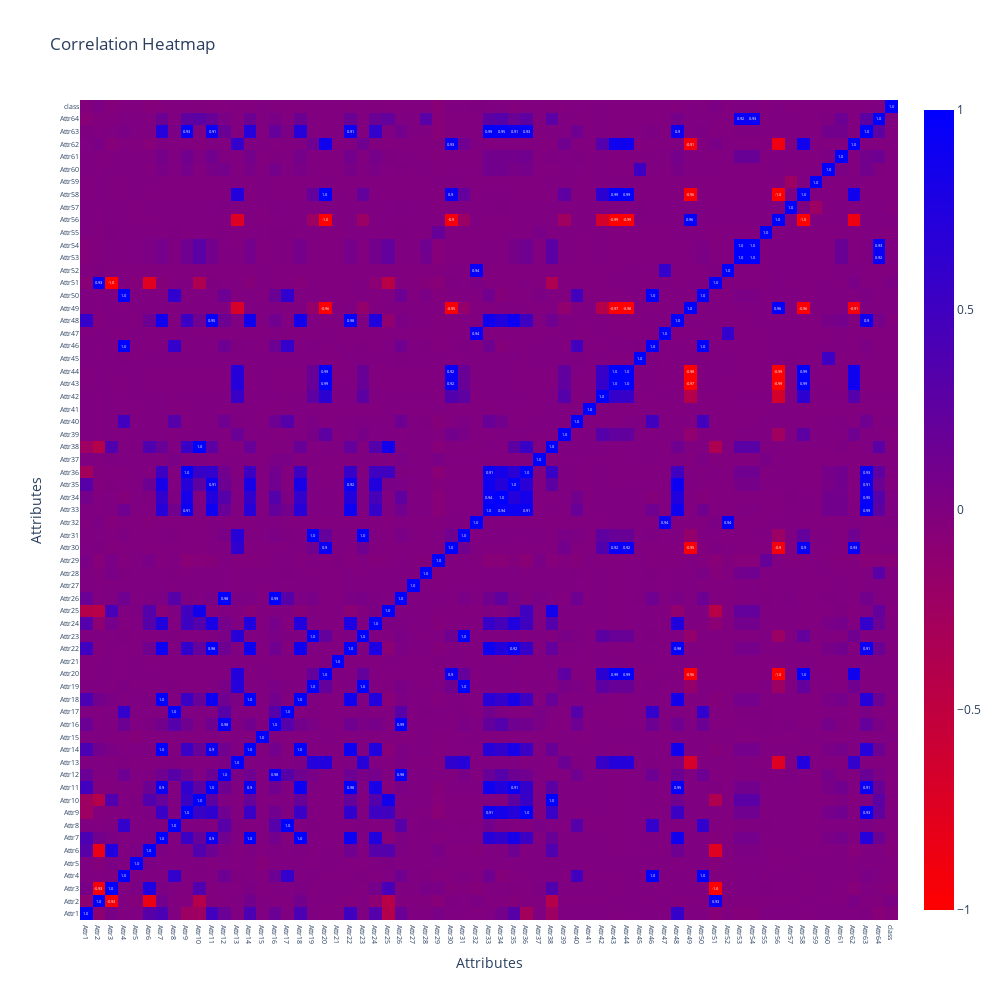

The notebook cell this image was saved under:
### Markdown cell above
#### View Correlation between columns

### Code cell
#calculate correlation matrix
corr_matrix = all_years.corr()

#make a heatmap
heatmap = go.Figure(data=go.Heatmap(
                   z=corr_matrix,
                   x=list(corr_matrix.columns),
                   y=list(corr_matrix.index),
                   colorscale='Bluered_r',
                   zmin=-1,  # Ensure the colorscale covers the full range
                   zmax=1))

#annotations for correlations over 0.9 or under -0.9
for i in range(len(corr_matrix.columns)):
    for j in range(len(corr_matrix.index)):
        value = corr_matrix.iloc[i, j]
        if value > 0.9 or value < -0.9:
            heatmap.add_annotation(dict(
                x=corr_matrix.columns[j],
                y=corr_matrix.index[i],
                text=str(round(value, 2)),
                showarrow=False,
                font=dict(
                    size=4,
                    color="white"
                ),
            ))

heatmap.update_layout(
    title='Correlation Heatmap',
    width=1000,
    height=1000,
    xaxis=dict(
        title="Attributes",
        tickfont=dict(
            size=7,  # adjust as needed
        ),
    ),
    yaxis=dict(
        title="Attributes",
        tickfont=dict(
            size=7,  # adjust as needed
        ),
    ),
)

heatmap.show()

### Figure 1 — Plotly figure (JSON) as saved in the notebook; plotly's stock layout.template omitted (floating-point values rounded to 4 significant figures; data arrays with more than 128 entries replaced by an {"elided": "..."} marker saying what was removed)
{"data": [{"colorscale": [[0, "rgb(255,0,0)"], [1, "rgb(0,0,255)"]], "type": "heatmap", "x": ["Attr1", "Attr2", "Attr3", "Attr4", "Attr5", "Attr6", "Attr7", "Attr8", "Attr9", "Attr10", "Attr11", "Attr12", "Attr13", "Attr14", "Attr15", "Attr16", "Attr17", "Attr18", "Attr19", "Attr20", "Attr21", "Attr22", "Attr23", "Attr24", "Attr25", "Attr26", "Attr27", "Attr28", "Attr29", "Attr30", "Attr31", "Attr32", "Attr33", "Attr34", "Attr35", "Attr36", "Attr37", "Attr38", "Attr39", "Attr40", "Attr41", "Attr42", "Attr43", "Attr44", "Attr45", "Attr46", "Attr47", "Attr48", "Attr49", "Attr50", "Attr51", "Attr52", "Attr53", "Attr54", "Attr55", "Attr56", "Attr57", "Attr58", "Attr59", "Attr60", "Attr61", "Attr62", "Attr63", "Attr64", "class"], "y": ["Attr1", "Attr2", "Attr3", "Attr4", "Attr5", "Attr6", "Attr7", "Attr8", "Attr9", "Attr10", "Attr11", "Attr12", "Attr13", "Attr14", "Attr15", "Attr16", "Attr17", "Attr18", "Attr19", "Attr20", "Attr21", "Attr22", "Attr23", "Attr24", "Attr25", "Attr26", "Attr27", "Attr28", "Attr29", "Attr30", "Attr31", "Attr32", "Attr33", "Attr34", "Attr35", "Attr36", "Attr37", "Attr38", "Attr39", "Attr40", "Attr41", "Attr42", "Attr43", "Attr44", "Attr45", "Attr46", "Attr47", "Attr48", "Attr49", "Attr50", "Attr51", "Attr52", "Attr53", "Attr54", "Attr55", "Attr56", "Attr57", "Attr58", "Attr59", "Attr60", "Attr61", "Attr62", "Attr63", "Attr64", "class"], "z": {"elided": "65x65 float values"}, "zmax": 1, "zmin": -1}], "layout": {"annotations": [{"font": {"color": "white", "size": 4}, "showarrow": false, "text": "1.0", "x": "Attr1", "y": "Attr1"}, {"font": {"color": "white", "size": 4}, "showarrow": false, "text": "1.0", "x": "Attr2", "y": "Attr2"}, {"font": {"color": "white", "size": 4}, "showarrow": false, "text": "-0.93", "x": "Attr3", "y": "Attr2"}, {"font": {"color": "white", "size": 4}, "showarrow": false, "text": "0.93", "x": "Attr51", "y": "Attr2"}, {"font": {"color": "white", "size": 4}, "showarrow": false, "text": "-0.93", "x": "Attr2", "y": "Attr3"}, {"font": {"color": "white", "size": 4}, "showarrow": false, "text": "1.0", "x": "Attr3", "y": "Attr3"}, {"font": {"color": "white", "size": 4}, "showarrow": false, "text": "-1.0", "x": "Attr51", "y": "Attr3"}, {"font": {"color": "white", "size": 4}, "showarrow": false, "text": "1.0", "x": "Attr4", "y": "Attr4"}, {"font": {"color": "white", "size": 4}, "showarrow": false, "text": "1.0", "x": "Attr46", "y": "Attr4"}, {"font": {"color": "white", "size": 4}, "showarrow": false, "text": "1.0", "x": "Attr50", "y": "Attr4"}, {"font": {"color": "white", "size": 4}, "showarrow": false, "text": "1.0", "x": "Attr5", "y": "Attr5"}, {"font": {"color": "white", "size": 4}, "showarrow": false, "text": "1.0", "x": "Attr6", "y": "Attr6"}, {"font": {"color": "white", "size": 4}, "showarrow": false, "text": "1.0", "x": "Attr7", "y": "Attr7"}, {"font": {"color": "white", "size": 4}, "showarrow": false, "text": "0.9", "x": "Attr11", "y": "Attr7"}, {"font": {"color": "white", "size": 4}, "showarrow": false, "text": "1.0", "x": "Attr14", "y": "Attr7"}, {"font": {"color": "white", "size": 4}, "showarrow": false, "text": "1.0", "x": "Attr18", "y": "Attr7"}, {"font": {"color": "white", "size": 4}, "showarrow": false, "text": "1.0", "x": "Attr8", "y": "Attr8"}, {"font": {"color": "white", "size": 4}, "showarrow": false, "text": "1.0", "x": "Attr17", "y": "Attr8"}, {"font": {"color": "white", "size": 4}, "showarrow": false, "text": "1.0", "x": "Attr9", "y": "Attr9"}, {"font": {"color": "white", "size": 4}, "showarrow": false, "text": "0.91", "x": "Attr33", "y": "Attr9"}, {"font": {"color": "white", "size": 4}, "showarrow": false, "text": "1.0", "x": "Attr36", "y": "Attr9"}, {"font": {"color": "white", "size": 4}, "showarrow": false, "text": "0.93", "x": "Attr63", "y": "Attr9"}, {"font": {"color": "white", "size": 4}, "showarrow": false, "text": "1.0", "x": "Attr10", "y": "Attr10"}, {"font": {"color": "white", "size": 4}, "showarrow": false, "text": "1.0", "x": "Attr38", "y": "Attr10"}, {"font": {"color": "white", "size": 4}, "showarrow": false, "text": "0.9", "x": "Attr7", "y": "Attr11"}, {"font": {"color": "white", "size": 4}, "showarrow": false, "text": "1.0", "x": "Attr11", "y": "Attr11"}, {"font": {"color": "white", "size": 4}, "showarrow": false, "text": "0.9", "x": "Attr14", "y": "Attr11"}, {"font": {"color": "white", "size": 4}, "showarrow": false, "text": "0.98", "x": "Attr22", "y": "Attr11"}, {"font": {"color": "white", "size": 4}, "showarrow": false, "text": "0.91", "x": "Attr35", "y": "Attr11"}, {"font": {"color": "white", "size": 4}, "showarrow": false, "text": "0.95", "x": "Attr48", "y": "Attr11"}, {"font": {"color": "white", "size": 4}, "showarrow": false, "text": "0.91", "x": "Attr63", "y": "Attr11"}, {"font": {"color": "white", "size": 4}, "showarrow": false, "text": "1.0", "x": "Attr12", "y": "Attr12"}, {"font": {"color": "white", "size": 4}, "showarrow": false, "text": "0.98", "x": "Attr16", "y": "Attr12"}, {"font": {"color": "white", "size": 4}, "showarrow": false, "text": "0.98", "x": "Attr26", "y": "Attr12"}, {"font": {"color": "white", "size": 4}, "showarrow": false, "text": "1.0", "x": "Attr13", "y": "Attr13"}, {"font": {"color": "white", "size": 4}, "showarrow": false, "text": "1.0", "x": "Attr7", "y": "Attr14"}, {"font": {"color": "white", "size": 4}, "showarrow": false, "text": "0.9", "x": "Attr11", "y": "Attr14"}, {"font": {"color": "white", "size": 4}, "showarrow": false, "text": "1.0", "x": "Attr14", "y": "Attr14"}, {"font": {"color": "white", "size": 4}, "showarrow": false, "text": "1.0", "x": "Attr18", "y": "Attr14"}, {"font": {"color": "white", "size": 4}, "showarrow": false, "text": "1.0", "x": "Attr15", "y": "Attr15"}, {"font": {"color": "white", "size": 4}, "showarrow": false, "text": "0.98", "x": "Attr12", "y": "Attr16"}, {"font": {"color": "white", "size": 4}, "showarrow": false, "text": "1.0", "x": "Attr16", "y": "Attr16"}, {"font": {"color": "white", "size": 4}, "showarrow": false, "text": "0.99", "x": "Attr26", "y": "Attr16"}, {"font": {"color": "white", "size": 4}, "showarrow": false, "text": "1.0", "x": "Attr8", "y": "Attr17"}, {"font": {"color": "white", "size": 4}, "showarrow": false, "text": "1.0", "x": "Attr17", "y": "Attr17"}, {"font": {"color": "white", "size": 4}, "showarrow": false, "text": "1.0", "x": "Attr7", "y": "Attr18"}, {"font": {"color": "white", "size": 4}, "showarrow": false, "text": "1.0", "x": "Attr14", "y": "Attr18"}, {"font": {"color": "white", "size": 4}, "showarrow": false, "text": "1.0", "x": "Attr18", "y": "Attr18"}, {"font": {"color": "white", "size": 4}, "showarrow": false, "text": "1.0", "x": "Attr19", "y": "Attr19"}, {"font": {"color": "white", "size": 4}, "showarrow": false, "text": "1.0", "x": "Attr23", "y": "Attr19"}, {"font": {"color": "white", "size": 4}, "showarrow": false, "text": "1.0", "x": "Attr31", "y": "Attr19"}, {"font": {"color": "white", "size": 4}, "showarrow": false, "text": "1.0", "x": "Attr20", "y": "Attr20"}, {"font": {"color": "white", "size": 4}, "showarrow": false, "text": "0.9", "x": "Attr30", "y": "Attr20"}, {"font": {"color": "white", "size": 4}, "showarrow": false, "text": "0.99", "x": "Attr43", "y": "Attr20"}, {"font": {"color": "white", "size": 4}, "showarrow": false, "text": "0.99", "x": "Attr44", "y": "Attr20"}, {"font": {"color": "white", "size": 4}, "showarrow": false, "text": "-0.96", "x": "Attr49", "y": "Attr20"}, {"font": {"color": "white", "size": 4}, "showarrow": false, "text": "-1.0", "x": "Attr56", "y": "Attr20"}, {"font": {"color": "white", "size": 4}, "showarrow": false, "text": "1.0", "x": "Attr58", "y": "Attr20"}, {"font": {"color": "white", "size": 4}, "showarrow": false, "text": "1.0", "x": "Attr21", "y": "Attr21"}, {"font": {"color": "white", "size": 4}, "showarrow": false, "text": "0.98", "x": "Attr11", "y": "Attr22"}, {"font": {"color": "white", "size": 4}, "showarrow": false, "text": "1.0", "x": "Attr22", "y": "Attr22"}, {"font": {"color": "white", "size": 4}, "showarrow": false, "text": "0.92", "x": "Attr35", "y": "Attr22"}, {"font": {"color": "white", "size": 4}, "showarrow": false, "text": "0.98", "x": "Attr48", "y": "Attr22"}, {"font": {"color": "white", "size": 4}, "showarrow": false, "text": "0.91", "x": "Attr63", "y": "Attr22"}, {"font": {"color": "white", "size": 4}, "showarrow": false, "text": "1.0", "x": "Attr19", "y": "Attr23"}, {"font": {"color": "white", "size": 4}, "showarrow": false, "text": "1.0", "x": "Attr23", "y": "Attr23"}, {"font": {"color": "white", "size": 4}, "showarrow": false, "text": "1.0", "x": "Attr31", "y": "Attr23"}, {"font": {"color": "white", "size": 4}, "showarrow": false, "text": "1.0", "x": "Attr24", "y": "Attr24"}, {"font": {"color": "white", "size": 4}, "showarrow": false, "text": "1.0", "x": "Attr25", "y": "Attr25"}, {"font": {"color": "white", "size": 4}, "showarrow": false, "text": "0.98", "x": "Attr12", "y": "Attr26"}, {"font": {"color": "white", "size": 4}, "showarrow": false, "text": "0.99", "x": "Attr16", "y": "Attr26"}, {"font": {"color": "white", "size": 4}, "showarrow": false, "text": "1.0", "x": "Attr26", "y": "Attr26"}, {"font": {"color": "white", "size": 4}, "showarrow": false, "text": "1.0", "x": "Attr27", "y": "Attr27"}, {"font": {"color": "white", "size": 4}, "showarrow": false, "text": "1.0", "x": "Attr28", "y": "Attr28"}, {"font": {"color": "white", "size": 4}, "showarrow": false, "text": "1.0", "x": "Attr29", "y": "Attr29"}, {"font": {"color": "white", "size": 4}, "showarrow": false, "text": "0.9", "x": "Attr20", "y": "Attr30"}, {"font": {"color": "white", "size": 4}, "showarrow": false, "text": "1.0", "x": "Attr30", "y": "Attr30"}, {"font": {"color": "white", "size": 4}, "showarrow": false, "text": "0.92", "x": "Attr43", "y": "Attr30"}, {"font": {"color": "white", "size": 4}, "showarrow": false, "text": "0.92", "x": "Attr44", "y": "Attr30"}, {"font": {"color": "white", "size": 4}, "showarrow": false, "text": "-0.95", "x": "Attr49", "y": "Attr30"}, {"font": {"color": "white", "size": 4}, "showarrow": false, "text": "-0.9", "x": "Attr56", "y": "Attr30"}, {"font": {"color": "white", "size": 4}, "showarrow": false, "text": "0.9", "x": "Attr58", "y": "Attr30"}, {"font": {"color": "white", "size": 4}, "showarrow": false, "text": "0.93", "x": "Attr62", "y": "Attr30"}, {"font": {"color": "white", "size": 4}, "showarrow": false, "text": "1.0", "x": "Attr19", "y": "Attr31"}, {"font": {"color": "white", "size": 4}, "showarrow": false, "text": "1.0", "x": "Attr23", "y": "Attr31"}, {"font": {"color": "white", "size": 4}, "showarrow": false, "text": "1.0", "x": "Attr31", "y": "Attr31"}, {"font": {"color": "white", "size": 4}, "showarrow": false, "text": "1.0", "x": "Attr32", "y": "Attr32"}, {"font": {"color": "white", "size": 4}, "showarrow": false, "text": "0.94", "x": "Attr47", "y": "Attr32"}, {"font": {"color": "white", "size": 4}, "showarrow": false, "text": "0.94", "x": "Attr52", "y": "Attr32"}, {"font": {"color": "white", "size": 4}, "showarrow": false, "text": "0.91", "x": "Attr9", "y": "Attr33"}, {"font": {"color": "white", "size": 4}, "showarrow": false, "text": "1.0", "x": "Attr33", "y": "Attr33"}, {"font": {"color": "white", "size": 4}, "showarrow": false, "text": "0.94", "x": "Attr34", "y": "Attr33"}, {"font": {"color": "white", "size": 4}, "showarrow": false, "text": "0.91", "x": "Attr36", "y": "Attr33"}, {"font": {"color": "white", "size": 4}, "showarrow": false, "text": "0.99", "x": "Attr63", "y": "Attr33"}, {"font": {"color": "white", "size": 4}, "showarrow": false, "text": "0.94", "x": "Attr33", "y": "Attr34"}, {"font": {"color": "white", "size": 4}, "showarrow": false, "text": "1.0", "x": "Attr34", "y": "Attr34"}, {"font": {"color": "white", "size": 4}, "showarrow": false, "text": "0.95", "x": "Attr63", "y": "Attr34"}, {"font": {"color": "white", "size": 4}, "showarrow": false, "text": "0.91", "x": "Attr11", "y": "Attr35"}, {"font": {"color": "white", "size": 4}, "showarrow": false, "text": "0.92", "x": "Attr22", "y": "Attr35"}, {"font": {"color": "white", "size": 4}, "showarrow": false, "text": "1.0", "x": "Attr35", "y": "Attr35"}, {"font": {"color": "white", "size": 4}, "showarrow": false, "text": "0.91", "x": "Attr63", "y": "Attr35"}, {"font": {"color": "white", "size": 4}, "showarrow": false, "text": "1.0", "x": "Attr9", "y": "Attr36"}, {"font": {"color": "white", "size": 4}, "showarrow": false, "text": "0.91", "x": "Attr33", "y": "Attr36"}, {"font": {"color": "white", "size": 4}, "showarrow": false, "text": "1.0", "x": "Attr36", "y": "Attr36"}, {"font": {"color": "white", "size": 4}, "showarrow": false, "text": "0.93", "x": "Attr63", "y": "Attr36"}, {"font": {"color": "white", "size": 4}, "showarrow": false, "text": "1.0", "x": "Attr37", "y": "Attr37"}, {"font": {"color": "white", "size": 4}, "showarrow": false, "text": "1.0", "x": "Attr10", "y": "Attr38"}, {"font": {"color": "white", "size": 4}, "showarrow": false, "text": "1.0", "x": "Attr38", "y": "Attr38"}, {"font": {"color": "white", "size": 4}, "showarrow": false, "text": "1.0", "x": "Attr39", "y": "Attr39"}, {"font": {"color": "white", "size": 4}, "showarrow": false, "text": "1.0", "x": "Attr40", "y": "Attr40"}, {"font": {"color": "white", "size": 4}, "showarrow": false, "text": "1.0", "x": "Attr41", "y": "Attr41"}, {"font": {"color": "white", "size": 4}, "showarrow": false, "text": "1.0", "x": "Attr42", "y": "Attr42"}, {"font": {"color": "white", "size": 4}, "showarrow": false, "text": "0.99", "x": "Attr20", "y": "Attr43"}, {"font": {"color": "white", "size": 4}, "showarrow": false, "text": "0.92", "x": "Attr30", "y": "Attr43"}, {"font": {"color": "white", "size": 4}, "showarrow": false, "text": "1.0", "x": "Attr43", "y": "Attr43"}, {"font": {"color": "white", "size": 4}, "showarrow": false, "text": "1.0", "x": "Attr44", "y": "Attr43"}, {"font": {"color": "white", "size": 4}, "showarrow": false, "text": "-0.97", "x": "Attr49", "y": "Attr43"}, {"font": {"color": "white", "size": 4}, "showarrow": false, "text": "-0.99", "x": "Attr56", "y": "Attr43"}, {"font": {"color": "white", "size": 4}, "showarrow": false, "text": "0.99", "x": "Attr58", "y": "Attr43"}, {"font": {"color": "white", "size": 4}, "showarrow": false, "text": "0.99", "x": "Attr20", "y": "Attr44"}, {"font": {"color": "white", "size": 4}, "showarrow": false, "text": "0.92", "x": "Attr30", "y": "Attr44"}, {"font": {"color": "white", "size": 4}, "showarrow": false, "text": "1.0", "x": "Attr43", "y": "Attr44"}, {"font": {"color": "white", "size": 4}, "showarrow": false, "text": "1.0", "x": "Attr44", "y": "Attr44"}, {"font": {"color": "white", "size": 4}, "showarrow": false, "text": "-0.98", "x": "Attr49", "y": "Attr44"}, {"font": {"color": "white", "size": 4}, "showarrow": false, "text": "-0.99", "x": "Attr56", "y": "Attr44"}, {"font": {"color": "white", "size": 4}, "showarrow": false, "text": "0.99", "x": "Attr58", "y": "Attr44"}, {"font": {"color": "white", "size": 4}, "showarrow": false, "text": "1.0", "x": "Attr45", "y": "Attr45"}, {"font": {"color": "white", "size": 4}, "showarrow": false, "text": "1.0", "x": "Attr4", "y": "Attr46"}, {"font": {"color": "white", "size": 4}, "showarrow": false, "text": "1.0", "x": "Attr46", "y": "Attr46"}, {"font": {"color": "white", "size": 4}, "showarrow": false, "text": "1.0", "x": "Attr50", "y": "Attr46"}, {"font": {"color": "white", "size": 4}, "showarrow": false, "text": "0.94", "x": "Attr32", "y": "Attr47"}, {"font": {"color": "white", "size": 4}, "showarrow": false, "text": "1.0", "x": "Attr47", "y": "Attr47"}, {"font": {"color": "white", "size": 4}, "showarrow": false, "text": "0.95", "x": "Attr11", "y": "Attr48"}, {"font": {"color": "white", "size": 4}, "showarrow": false, "text": "0.98", "x": "Attr22", "y": "Attr48"}, {"font": {"color": "white", "size": 4}, "showarrow": false, "text": "1.0", "x": "Attr48", "y": "Attr48"}, {"font": {"color": "white", "size": 4}, "showarrow": false, "text": "0.9", "x": "Attr63", "y": "Attr48"}, {"font": {"color": "white", "size": 4}, "showarrow": false, "text": "-0.96", "x": "Attr20", "y": "Attr49"}, {"font": {"color": "white", "size": 4}, "showarrow": false, "text": "-0.95", "x": "Attr30", "y": "Attr49"}, {"font": {"color": "white", "size": 4}, "showarrow": false, "text": "-0.97", "x": "Attr43", "y": "Attr49"}, {"font": {"color": "white", "size": 4}, "showarrow": false, "text": "-0.98", "x": "Attr44", "y": "Attr49"}, {"font": {"color": "white", "size": 4}, "showarrow": false, "text": "1.0", "x": "Attr49", "y": "Attr49"}, {"font": {"color": "white", "size": 4}, "showarrow": false, "text": "0.96", "x": "Attr56", "y": "Attr49"}, {"font": {"color": "white", "size": 4}, "showarrow": false, "text": "-0.96", "x": "Attr58", "y": "Attr49"}, {"font": {"color": "white", "size": 4}, "showarrow": false, "text": "-0.91", "x": "Attr62", "y": "Attr49"}, {"font": {"color": "white", "size": 4}, "showarrow": false, "text": "1.0", "x": "Attr4", "y": "Attr50"}, {"font": {"color": "white", "size": 4}, "showarrow": false, "text": "1.0", "x": "Attr46", "y": "Attr50"}, {"font": {"color": "white", "size": 4}, "showarrow": false, "text": "1.0", "x": "Attr50", "y": "Attr50"}, {"font": {"color": "white", "size": 4}, "showarrow": false, "text": "0.93", "x": "Attr2", "y": "Attr51"}, {"font": {"color": "white", "size": 4}, "showarrow": false, "text": "-1.0", "x": "Attr3", "y": "Attr51"}, {"font": {"color": "white", "size": 4}, "showarrow": false, "text": "1.0", "x": "Attr51", "y": "Attr51"}, {"font": {"color": "white", "size": 4}, "showarrow": false, "text": "0.94", "x": "Attr32", "y": "Attr52"}, {"font": {"color": "white", "size": 4}, "showarrow": false, "text": "1.0", "x": "Attr52", "y": "Attr52"}, {"font": {"color": "white", "size": 4}, "showarrow": false, "text": "1.0", "x": "Attr53", "y": "Attr53"}, {"font": {"color": "white", "size": 4}, "showarrow": false, "text": "1.0", "x": "Attr54", "y": "Attr53"}, {"font": {"color": "white", "size": 4}, "showarrow": false, "text": "0.92", "x": "Attr64", "y": "Attr53"}, {"font": {"color": "white", "size": 4}, "showarrow": false, "text": "1.0", "x": "Attr53", "y": "Attr54"}, {"font": {"color": "white", "size": 4}, "showarrow": false, "text": "1.0", "x": "Attr54", "y": "Attr54"}, {"font": {"color": "white", "size": 4}, "showarrow": false, "text": "0.93", "x": "Attr64", "y": "Attr54"}, {"font": {"color": "white", "size": 4}, "showarrow": false, "text": "1.0", "x": "Attr55", "y": "Attr55"}, {"font": {"color": "white", "size": 4}, "showarrow": false, "text": "-1.0", "x": "Attr20", "y": "Attr56"}, {"font": {"color": "white", "size": 4}, "showarrow": false, "text": "-0.9", "x": "Attr30", "y": "Attr56"}, {"font": {"color": "white", "size": 4}, "showarrow": false, "text": "-0.99", "x": "Attr43", "y": "Attr56"}, {"font": {"color": "white", "size": 4}, "showarrow": false, "text": "-0.99", "x": "Attr44", "y": "Attr56"}, {"font": {"color": "white", "size": 4}, "showarrow": false, "text": "0.96", "x": "Attr49", "y": "Attr56"}, {"font": {"color": "white", "size": 4}, "showarrow": false, "text": "1.0", "x": "Attr56", "y": "Attr56"}, {"font": {"color": "white", "size": 4}, "showarrow": false, "text": "-1.0", "x": "Attr58", "y": "Attr56"}, {"font": {"color": "white", "size": 4}, "showarrow": false, "text": "1.0", "x": "Attr57", "y": "Attr57"}, {"font": {"color": "white", "size": 4}, "showarrow": false, "text": "1.0", "x": "Attr20", "y": "Attr58"}, {"font": {"color": "white", "size": 4}, "showarrow": false, "text": "0.9", "x": "Attr30", "y": "Attr58"}, {"font": {"color": "white", "size": 4}, "showarrow": false, "text": "0.99", "x": "Attr43", "y": "Attr58"}, {"font": {"color": "white", "size": 4}, "showarrow": false, "text": "0.99", "x": "Attr44", "y": "Attr58"}, {"font": {"color": "white", "size": 4}, "showarrow": false, "text": "-0.96", "x": "Attr49", "y": "Attr58"}, {"font": {"color": "white", "size": 4}, "showarrow": false, "text": "-1.0", "x": "Attr56", "y": "Attr58"}, {"font": {"color": "white", "size": 4}, "showarrow": false, "text": "1.0", "x": "Attr58", "y": "Attr58"}, {"font": {"color": "white", "size": 4}, "showarrow": false, "text": "1.0", "x": "Attr59", "y": "Attr59"}, {"font": {"color": "white", "size": 4}, "showarrow": false, "text": "1.0", "x": "Attr60", "y": "Attr60"}, {"font": {"color": "white", "size": 4}, "showarrow": false, "text": "1.0", "x": "Attr61", "y": "Attr61"}, {"font": {"color": "white", "size": 4}, "showarrow": false, "text": "0.93", "x": "Attr30", "y": "Attr62"}, {"font": {"color": "white", "size": 4}, "showarrow": false, "text": "-0.91", "x": "Attr49", "y": "Attr62"}, {"font": {"color": "white", "size": 4}, "showarrow": false, "text": "1.0", "x": "Attr62", "y": "Attr62"}, {"font": {"color": "white", "size": 4}, "showarrow": false, "text": "0.93", "x": "Attr9", "y": "Attr63"}, {"font": {"color": "white", "size": 4}, "showarrow": false, "text": "0.91", "x": "Attr11", "y": "Attr63"}, {"font": {"color": "white", "size": 4}, "showarrow": false, "text": "0.91", "x": "Attr22", "y": "Attr63"}, {"font": {"color": "white", "size": 4}, "showarrow": false, "text": "0.99", "x": "Attr33", "y": "Attr63"}, {"font": {"color": "white", "size": 4}, "showarrow": false, "text": "0.95", "x": "Attr34", "y": "Attr63"}, {"font": {"color": "white", "size": 4}, "showarrow": false, "text": "0.91", "x": "Attr35", "y": "Attr63"}, {"font": {"color": "white", "size": 4}, "showarrow": false, "text": "0.93", "x": "Attr36", "y": "Attr63"}, {"font": {"color": "white", "size": 4}, "showarrow": false, "text": "0.9", "x": "Attr48", "y": "Attr63"}, {"font": {"color": "white", "size": 4}, "showarrow": false, "text": "1.0", "x": "Attr63", "y": "Attr63"}, {"font": {"color": "white", "size": 4}, "showarrow": false, "text": "0.92", "x": "Attr53", "y": "Attr64"}, {"font": {"color": "white", "size": 4}, "showarrow": false, "text": "0.93", "x": "Attr54", "y": "Attr64"}, {"font": {"color": "white", "size": 4}, "showarrow": false, "text": "1.0", "x": "Attr64", "y": "Attr64"}, {"font": {"color": "white", "size": 4}, "showarrow": false, "text": "1.0", "x": "class", "y": "class"}], "height": 1000, "title": {"text": "Correlation Heatmap"}, "width": 1000, "xaxis": {"tickfont": {"size": 7}, "title": {"text": "Attributes"}}, "yaxis": {"tickfont": {"size": 7}, "title": {"text": "Attributes"}}}}
